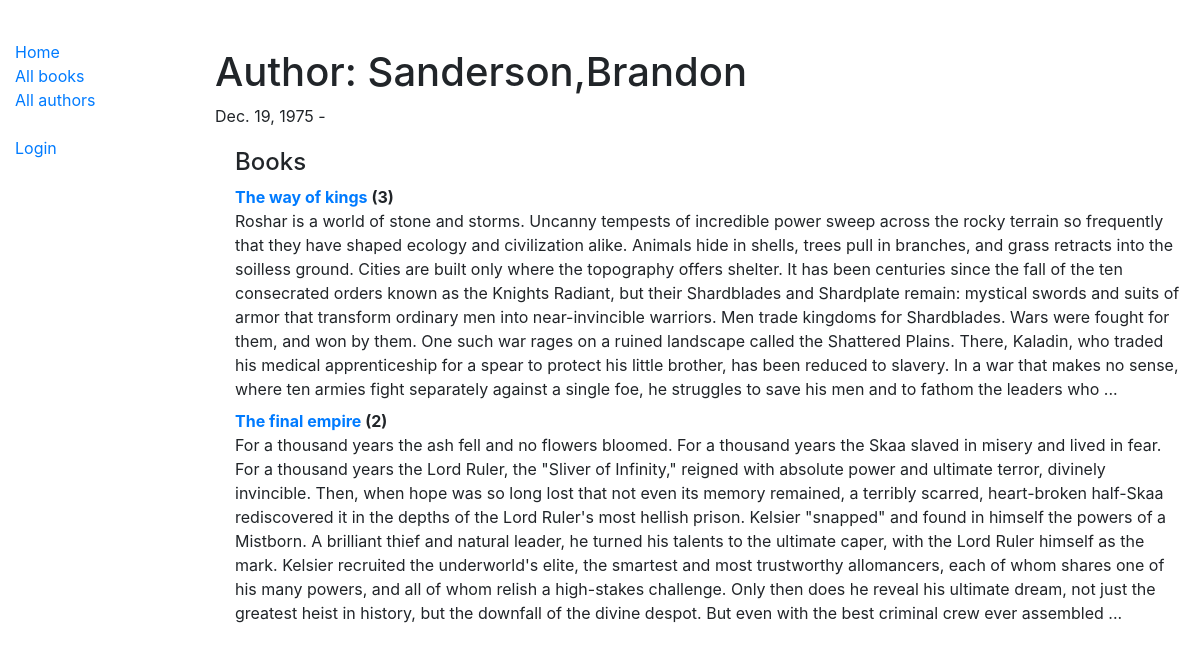
/catalog/author/2, run on the app's committed database.
### catalog/models.py (models this page shows, shortened)
class Author(models.Model):
    first_name = models.CharField(max_length=100)
    last_name = models.CharField(max_length=100)
    date_of_birth = models.DateField(null=True, blank=True)
    date_of_death = models.DateField('Died', null=True, blank=True)
    class Meta:
        ordering = ['last_name', 'first_name']

class Book(models.Model):
    title = models.CharField(max_length=200)
    author = models.ForeignKey('Author', on_delete=models.SET_NULL, null=True)
    summary = models.TextField(max_length=1000, help_text='Enter a brief description of the book')
    isbn = models.CharField('ISBN', max_length=13, unique=True,
                            help_text='13 Character <a href="https://www.isbn-international.org/content/what-isbn">ISBN number</a>')
    genre = models.ManyToManyField(Genre, help_text='Select a genre for this book')
    language = models.ForeignKey('Language', on_delete=models.SET_NULL, null=True)
    def __str__(self):
        return self.title
    def display_genre(self):
        """Create a string for the Genre. This is required to display genre in Admin."""
        return ', '.join(genre.name for genre in self.genre.all()[:3])
    display_genre.short_description = 'Genre'

### catalog/views.py (the view)
# urls.py: path('author/<int:pk>', views.AuthorDetailView.as_view(), name='author-detail'),
class AuthorDetailView(generic.DetailView):
    model = Author

### catalog/templates/catalog/author_detail.html
{% extends "base_generic.html" %}
{% block content %}
  <br>
  <br>
  <h1>Author: {{ author.last_name }},{{ author.first_name }}</h1>
  <p>{{author.date_of_birth}} - {% if author.date_of_death %}{{author.date_of_death}}{% endif %}</p>
  <div style="margin-left:20px;margin-top:20px">
    <h4>Books</h4>
    <dl>
      {% for book in author.book_set.all %}
        <dt><a href="{% url 'book-detail' book.pk %}">{{book}}</a> ({{book.bookinstance_set.all.count}})</dt>
        <dd>{{book.summary}}</dd>
      {% endfor %}
    </dl>
  </div>
{% endblock %}

### data on the page
Author: last_name "Sanderson", first_name "Brandon", date_of_birth "Dec. 19, 1975"
Book: title "The way of kings", bookinstance_set.all.count "3", summary "Roshar is a world of stone and storms. Uncanny tempests of incredible power sweep across the rocky terrain so frequently that they have shaped ecology and civilization alike. Animals hide in shells, trees pull in branches, and grass retracts into the soilless ground. Cities are built only where the topography offers shelter. It has been centuries since the fall of the ten consecrated orders known as the Knights Radiant, but their Shardblades and Shardplate remain: mystical swords and suits of armor that transform ordinary men into near-invincible warriors. Men trade kingdoms for Shardblades. Wars were fought for them, and won by them. One such war rages on a ruined landscape called the…"
Book: title "The final empire", bookinstance_set.all.count "2", summary "For a thousand years the ash fell and no flowers bloomed. For a thousand years the Skaa slaved in misery and lived in fear. For a thousand years the Lord Ruler, the \"Sliver of Infinity,\" reigned with absolute power and ultimate terror, divinely invincible. Then, when hope was so long lost that not even its memory remained, a terribly scarred, heart-broken half-Skaa rediscovered it in the depths of the Lord Ruler's most hellish prison. Kelsier \"snapped\" and found in himself the powers of a Mistborn. A brilliant thief and natural leader, he turned his talents to the ultimate caper, with the Lord Ruler himself as the mark. Kelsier recruited the underworld's elite, the smartest and most…"
